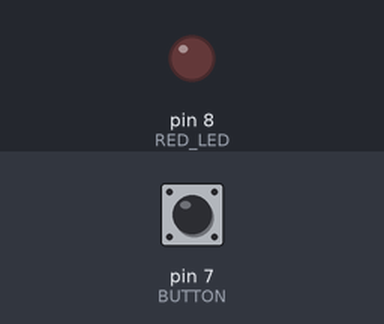
This sketch was run on a simulated Arduino Uno, built with avr-gcc and run on an emulated ATmega328P. Parts: output pins drawn as LEDs (lit = HIGH). The test bench sets the inputs (shaded band); at power-on: pin 7 (BUTTON) LOW.

Above: at 1.2 s.
1.3 s: pin 7 (BUTTON) pulled HIGH for 0.15 s
At 1.37 s:
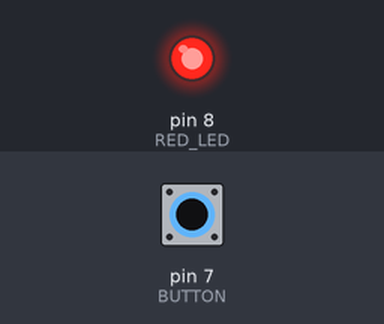
2.9 s: pin 7 (BUTTON) pulled HIGH for 3.2 s
At 7.4 s:
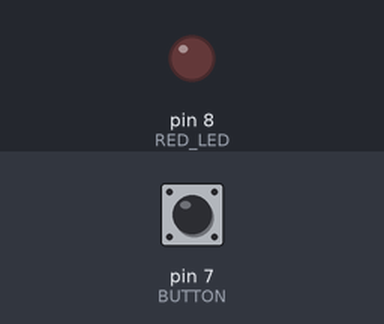
Timing chart, 0 to 8.9 s (numbered marks = the images above; inputs shaded):
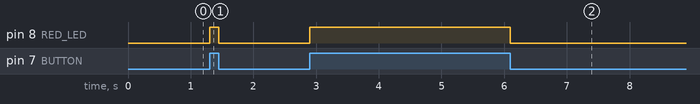

Measured:
- after the input at 1.3 s, pin 8 (RED_LED): LOW → HIGH at once, → LOW 0.15 s later
- after the input at 2.9 s, pin 8 (RED_LED): LOW → HIGH at once, → LOW 3.2 s later

The sketch:

LED_With_Button.ino
```cpp
#define RED_LED 8
#define BUTTON 7
void setup()
{
	pinMode(RED_LED, OUTPUT);
  pinMode(BUTTON, INPUT);
}

void loop()
{
  if(digitalRead(BUTTON)==HIGH){
    digitalWrite(RED_LED,HIGH);
  }else{
    digitalWrite(RED_LED,LOW);
  }
}
```
